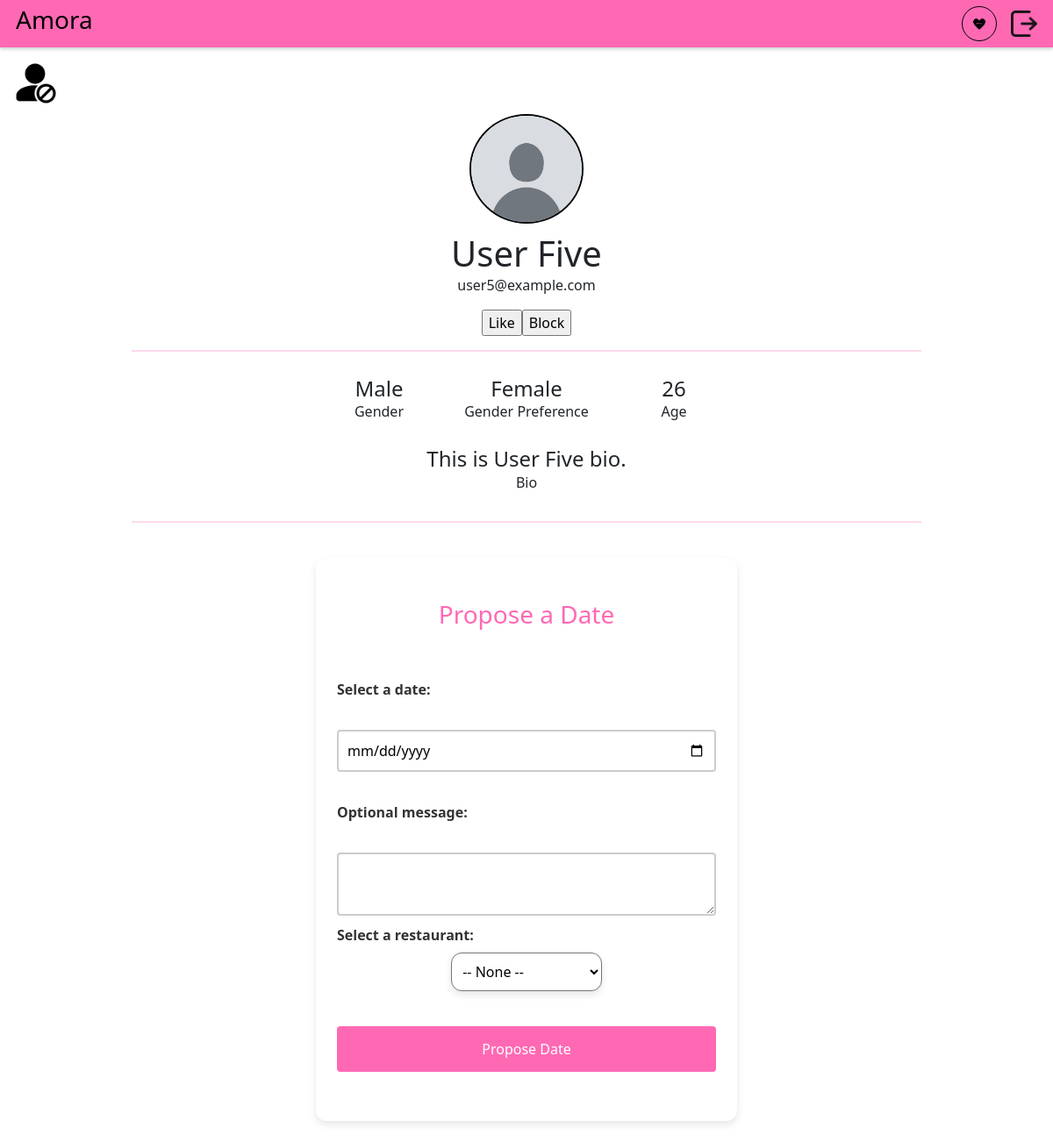
Screenshot of /profile/5 (signed in) with the database file from the repository.
### DatingApp/model.py (models this page shows)
class Profile(db.Model):
    id: Mapped[int] = mapped_column(primary_key=True)
    user_id: Mapped[int] = mapped_column(ForeignKey("user.id"), unique=True)
    user: Mapped["User"] = relationship(
        back_populates="profile",
        single_parent=True,
    )
    fullname: Mapped[str] = mapped_column(String(128))
    bio: Mapped[Optional[str]] = mapped_column(Text)
    instagram_username: Mapped[Optional[str]] = mapped_column(String(64))
    birth_year: Mapped[Optional[int]] = mapped_column(Integer)
    age_minimum: Mapped[Optional[int]] = mapped_column(Integer)
    age_maximum: Mapped[Optional[int]] = mapped_column(Integer)
    gender: Mapped[Optional[str]] = mapped_column(String(16))
    genderPreference: Mapped[Optional[str]] = mapped_column(String(16))
    photo_id: Mapped[Optional[int]] = mapped_column(ForeignKey("photo.id"))
    photo: Mapped[Optional["Photo"]] = relationship(back_populates="profile")

class User(flask_login.UserMixin, db.Model):
    id: Mapped[int] = mapped_column(primary_key=True)
    email: Mapped[str] = mapped_column(String(128), unique=True)
    username: Mapped[str] = mapped_column(String(64))
    password: Mapped[str] = mapped_column(String(256))
    profile: Mapped["Profile"] = relationship(back_populates="user")
    liking: Mapped[List["User"]] = relationship(
        secondary=LikingAssociation.__table__,
        primaryjoin=LikingAssociation.liker_id == id,
        secondaryjoin=LikingAssociation.liked_id == id,
        back_populates="likers",
    )
    likers: Mapped[List["User"]] = relationship(
        secondary=LikingAssociation.__table__,
        primaryjoin=LikingAssociation.liked_id == id,
        secondaryjoin=LikingAssociation.liker_id == id,
        back_populates="liking",
    )
    blocking: Mapped[List["User"]] = relationship(
        secondary=BlockingAssociation.__table__,
        primaryjoin=BlockingAssociation.blocker_id == id,
        secondaryjoin=BlockingAssociation.blocked_id == id,
        back_populates="blockers",
    )
    blockers: Mapped[List["User"]] = relationship(
        secondary=BlockingAssociation.__table__,
        primaryjoin=BlockingAssociation.blocked_id == id,
        secondaryjoin=BlockingAssociation.blocker_id == id,
        back_populates="blocking",
    )
    sent_proposals: Mapped[List["DateProposal"]] = relationship(
        back_populates="proposer", foreign_keys="DateProposal.proposer_id"
    )
    received_proposals: Mapped[List["DateProposal"]] = relationship(
        back_populates="recipient", foreign_keys="DateProposal.recipient_id"
    )
    sent_compliments: Mapped[List["Compliments"]] = relationship(
        back_populates="sender", foreign_keys="Compliments.sender_id"
    )
    received_compliments: Mapped[List["Compliments"]] = relationship(
        back_populates="recipient", foreign_keys="Compliments.recipient_id"
    )

### DatingApp/main.py (the view)
@bp.route("/profile/<int:user_id>")
@flask_login.login_required
def profile(user_id):
    curUser = flask_login.current_user
    user = db.session.get(model.User, user_id)
    if curUser.id == user.id:
        like_button = None
    elif user in curUser.liking:
        like_button = "unlike"
    else:
        like_button = "like"
    if curUser.id == user.id:
        block_button = None
    elif user in curUser.blocking:
        block_button = "unblock"
    else:
        block_button = "block"
    received_proposals = (
        DateProposal.query.filter(
            DateProposal.recipient_id == user.id,
        ).all()
        if curUser.id == user.id else []
    )
    sent_proposals = DateProposal.query.filter_by(proposer_id=curUser.id).all()
    set_dates = DateProposal.query.filter(
        db.or_(
            DateProposal.recipient_id == user.id,
            DateProposal.proposer_id == user.id,
            DateProposal.proposed_day >= datetime.now()
        ),
        DateProposal.status == model.ProposalStatus.accepted.value
    ).all()
    reschedule_or_rejected_requested = (
        DateProposal.query.filter(
            DateProposal.proposer_id == user.id,
            db.or_(
                DateProposal.status == model.ProposalStatus.reschedule.value,
                DateProposal.status == model.ProposalStatus.rejected.value
            )
        ).all()
    ) if curUser.id == user.id else []
    current_year = datetime.now().year
    compliments = model.Compliments.query.filter_by(recipient_id=user.id).all()
    complimentsFiltered = [compliment for compliment in compliments if compliment.sender not in user.blocking]
    return render_template("main/profile.html", user=user, curUser=curUser, like_button=like_button, block_button=block_button,
                           current_year=current_year, received_proposals=received_proposals,
                           sent_proposals=sent_proposals, set_dates=set_dates, reschedule_or_rejected_requested=reschedule_or_rejected_requested,
                           compliments=complimentsFiltered)

### DatingApp/__init__.py (called while the page is built)
def create_app(test_config=None):
    app = Flask(__name__)
    app.config["SECRET_KEY"] = "93220d9b340cf9a6c39bac99cce7daf220167498f91fa"
    app.config["SQLALCHEMY_DATABASE_URI"] = "sqlite:///DatingApp.db"
    login_manager = LoginManager()
    login_manager.login_view = 'auth.login'
    login_manager.init_app(app)
    from . import model
    @login_manager.user_loader
    def load_user(user_id):
        return db.session.get(model.User, int(user_id))
    db.init_app(app)
    from . import main
    from . import auth
    app.register_blueprint(main.bp)
    app.register_blueprint(auth.bp)
    return app

### DatingApp/templates/main/profile.html (shortened to what this page needs)
{% extends 'base.html' %}
{% block content %}
<div class="mt-3 ms-3" style="display: flex; justify-content: flex-start">
    <button id="blockedBtn" style="background: none; border: none; padding: 0; cursor: pointer;">
        <img src="{{ url_for('static', filename='blockedUsers.png') }}" alt="Blocked photo" style="width: 50px; height: 50px;">
    </button>
</div>
<div class="profileContainer">
    <div class="pfp">
        {% if user.profile.photo %}
            <img src="{{ url_for('static', filename='photos/photo-' ~ user.profile.photo.id ~ '.' ~ user.profile.photo.file_extension) }}" alt="Profile photo">
        {% else %}
            <img src="{{ url_for('static', filename='photos/defaultPfp.jpg') }}" alt="Default profile photo">
        {% endif %}
    </div>
    <h1 style="margin-bottom: 0px">{{user.profile.fullname}}</h1>
    <p style="margin-top: 0px">{{user.email}}</p>
    <div style="display: flex; flex-direction: row">
        {% if like_button == "like" %}
        <form action="{{ url_for('main.like', user_id=user.id) }}" method="post">
            <input type="submit" value="Like">
        </form>
        {% elif like_button == "unlike" %}
            <form action="{{ url_for('main.unlike', user_id=user.id) }}" method="post">
                <input type="submit" value="Unlike">
            </form>
        {% endif %}
        {% if block_button == "block" %}
        <form action="{{ url_for('main.block', user_id=user.id) }}" method="post">
            <input type="submit" value="Block">
        </form>
        {% elif block_button == "unblock" %}
            <form action="{{ url_for('main.unblock', user_id=user.id) }}" method="post">
                <input type="submit" value="Unblock">
            </form>
        {% endif %}
    </div>
    <hr style="border: 1px solid ; color:#ff69b4; width: 75%">
    <div class="profileElements">
            <div style="display: flex; flex-direction: column; text-align: center; width: 30%">
                <h4 style="margin-bottom: 0; text-align: center">
                    {%if user.profile.gender== "male" %} Male
                    {%else%} Female
                    {%endif%}
                </h4>
                <p>Gender</p>
            </div>
        <div style="display: flex; flex-direction: column; text-align: center; width: 30%">
            <h4 style="margin-bottom: 0; text-align: center">
                {%if user.profile.genderPreference== "male" %} Male
                    {%else%} Female
                    {%endif%}
            </h4>
            <p>
                Gender Preference
            </p>
        </div>
        <div style="display: flex; flex-direction: column; text-align: center; width: 30%">
            <h4 style="margin-bottom: 0; text-align: center">{{ current_year - user.profile.birth_year }}</h4>
            <p>
                Age
            </p>
        </div>
    </div>
    <div style="display: flex; flex-direction: column; width: 75%">
        <h4 style="margin-bottom: 0; word-break: break-word; text-align: center">{{user.profile.bio}}</h4>
        <p style="text-align: center">Bio</p>
    </div>
    <hr style="border: 1px solid ; color:#ff69b4; width: 75%">
</div>
{% if curUser.id != user.id %}
<div class="propose-date">
    <h3>Propose a Date</h3>
    <form action="{{ url_for('main.propose_date', recipient_id=user.id) }}" method="post">
        <label for="proposed_day">Select a date:</label>
        <input type="date" id="proposed_day" name="proposed_day" required>
        <label for="optional_message">Optional message:</label>
        <textarea id="optional_message" name="optional_message"></textarea>
        <label for="restaurant"> Select a restaurant:</label>
        <select id="restaurant" name="restaurant">
            <option value="" selected>-- None --</option>
        </select>
        <button type="submit">Propose Date</button>
    </form>
</div>
{% endif %}
{% endblock %}

### DatingApp/static/DatingApp.css (style rules this page uses)
body { background: #f2f3f5; }
.profileContainer { display: flex; align-items: center; flex-direction: column; }
.profileElements { display: flex; flex-direction: row; justify-content: space-between; width: 40%; margin: 1% 1%; }
.pfp { display: flex; justify-content: center; align-items: center; margin: 10px; width: 130px; height: 125px; }
.pfp img { border-radius: 50%; width: 100%; height: 100%; object-fit: cover; border: 2px solid #000; }
.propose-date { display: flex; flex-direction: column; width: 40%; margin: 2% auto; padding: 2%; background-color: white; border-radius: 12px; box-shadow: 0 4px 8px rgba(0, 0, 0, 0.1); }
.propose-date h3 { color: #ff69b4; text-align: center; }
.propose-date label { font-weight: bold; color: #333; display: flex; }
.propose-date input[type="date"], .propose-date textarea { width: 100%; padding: 10px; margin: 10px 0; box-sizing: border-box; border: 2px solid #ccc; border-radius: 4px; }
.propose-date select { display: flex; flex-direction: column; width: 40%; margin: 2% auto; padding: 2%; background-color: white; border-radius: 12px; box-shadow: 0 4px 8px rgba(0, 0, 0, 0.1); }
.propose-date button { width: 100%; background-color: #ff69b4; color: white; padding: 14px 20px; margin: 8px 0; border: none; border-radius: 4px; cursor: pointer; }
#optional_message { display: flex; flex-direction: column; align-items: center; margin: 10px 0; }

### rows the page displays
Profile: profile.fullname "User Five", current_year-user.profile.birth_year "26", profile.bio "This is User Five bio."
User: email "user5@example.com"
